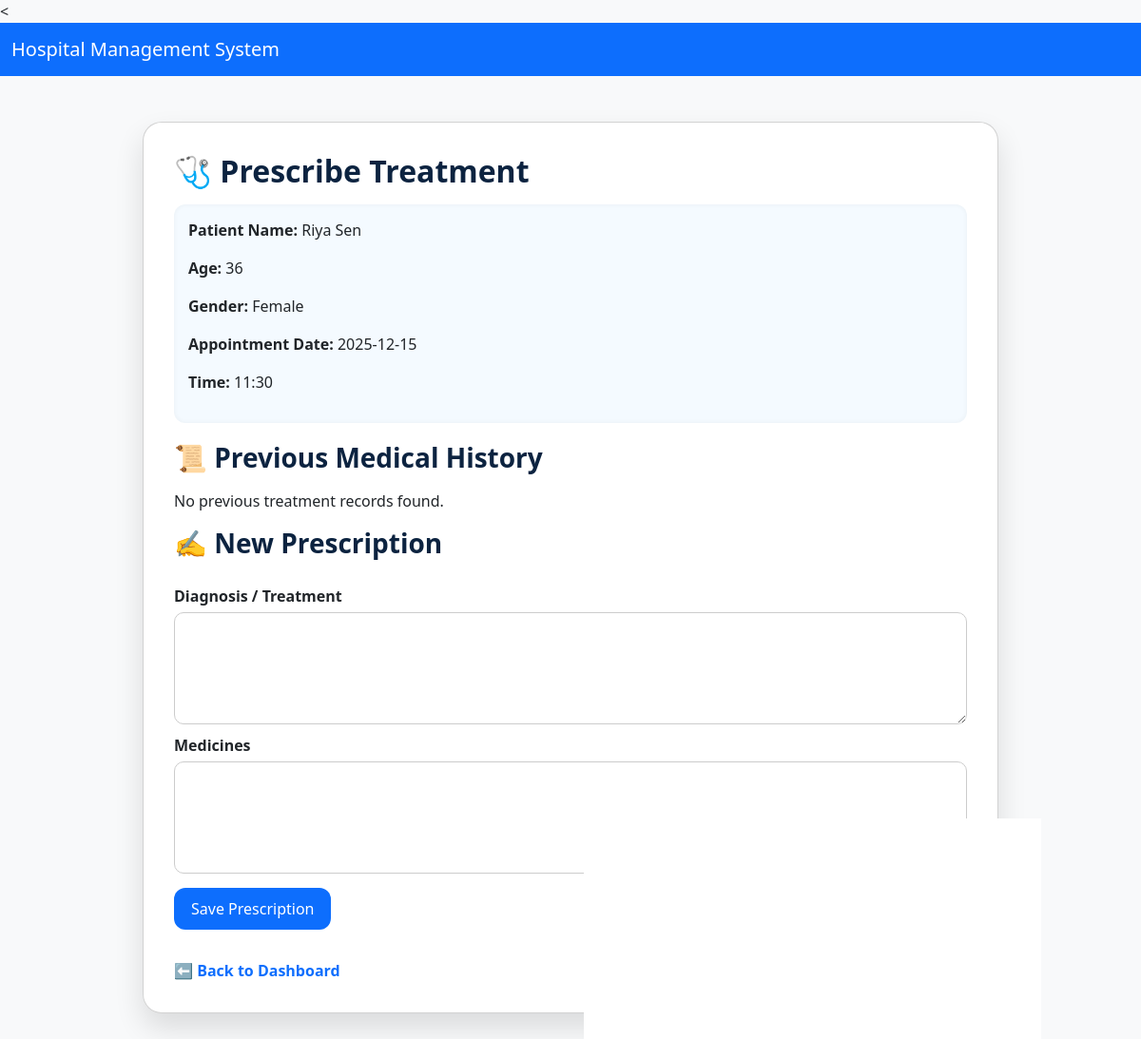
The page /prescribe/20 (signed in) on the database its author committed.
### models.py (models this page shows, shortened)
class User(db.Model):
    id = db.Column(db.Integer, primary_key=True)
    username = db.Column(db.String(50), unique=True, nullable=False)
    name = db.Column(db.String(100), nullable=False)
    role = db.Column(db.String(20), nullable=False)  # admin, doctor, patient
    specialization = db.Column(db.String(100), nullable=True)  # department for doctors
    contact = db.Column(db.String(100), nullable=True)
    age = db.Column(db.Integer, nullable=True)
    gender = db.Column(db.String(20), nullable=True)
    password_hash = db.Column(db.String(200), nullable=False)
    approved = db.Column(db.Boolean, default=False)   # doctors must be approved
    rejected = db.Column(db.Boolean, default=False)
    created_at = db.Column(db.DateTime, default=datetime.datetime.utcnow)

class Appointment(db.Model):
    id = db.Column(db.Integer, primary_key=True)
    patient_id = db.Column(db.Integer, db.ForeignKey("user.id"))
    doctor_id = db.Column(db.Integer, db.ForeignKey("user.id"))
    date = db.Column(db.String(20))
    time = db.Column(db.String(20))
    status = db.Column(db.String(20), default="Pending")
    treatment = db.Column(db.String(250), nullable=True)
    medicine = db.Column(db.String(250), nullable=True)
    patient = db.relationship("User", foreign_keys=[patient_id])
    doctor = db.relationship("User", foreign_keys=[doctor_id])

### app.py (the view, shortened to what this page needs)
@app.route("/prescribe/<int:appointment_id>", methods=["GET", "POST"])
def prescribe(appointment_id):
    if session.get("role") != "doctor":
        flash("Access denied.", "danger")
        return redirect(url_for("login"))
    appt = Appointment.query.get_or_404(appointment_id)
    if appt.doctor_id != session["user_id"]:
        flash("Unauthorized access.", "danger")
        return redirect(url_for("doctor_dashboard"))
    history = Appointment.query.filter(
        Appointment.patient_id == appt.patient_id,
        Appointment.treatment.isnot(None)
    ).order_by(Appointment.date.desc()).all()
    return render_template(
        "prescribe.html",
        appt=appt,
        history=history
    )

### templates/prescribe.html (shortened to what this page needs)
{% extends "base.html" %}
{% block content %}
<div class="card card-glass">
    <h2>🩺 Prescribe Treatment</h2>
    <div class="info">
        <p><strong>Patient Name:</strong> {{ appt.patient.name }}</p>
        <p><strong>Age:</strong> {{ appt.patient.age or "N/A" }}</p>
        <p><strong>Gender:</strong> {{ appt.patient.gender or "N/A" }}</p>
        <p><strong>Appointment Date:</strong> {{ appt.date }}</p>
        <p><strong>Time:</strong> {{ appt.time }}</p>
    </div>
    <h3>📜 Previous Medical History</h3>
    {% if history %}
        <table>
            <tr>
                <th>Date</th>
                <th>Doctor</th>
                <th>Diagnosis</th>
                <th>Medicines</th>
            </tr>
            {% for h in history %}
            <tr>
                <td>{{ h.date }}</td>
                <td>{{ h.doctor.name if h.doctor else "N/A" }}</td>
                <td>{{ h.treatment }}</td>
                <td>{{ h.medicine }}</td>
            </tr>
            {% endfor %}
        </table>
    {% else %}
        <p>No previous treatment records found.</p>
    {% endif %}
    <h3>✍️ New Prescription</h3>
    <form method="POST">
        <label>Diagnosis / Treatment</label>
        <textarea name="treatment" rows="4" required>{{ appt.treatment or "" }}</textarea>
        <label>Medicines</label>
        <textarea name="medicine" rows="4" required>{{ appt.medicine or "" }}</textarea>
        <button type="submit">Save Prescription</button>
    </form>
    <a href="{{ url_for('doctor_dashboard') }}" class="back">⬅ Back to Dashboard</a>
</div>
{% endblock %}

### templates/prescribe.html (style rules this page uses)
.card-glass { background: rgba(255, 255, 255, 0.9); backdrop-filter: blur(16px); border-radius: 20px; padding: 2rem; box-shadow: 0 15px 30px rgba(0,0,0,0.12); max-width: 900px; margin: 3rem auto; }
h2, h3 { color: #0c2340; font-weight: 700; margin-bottom: 1rem; }
.info { background: rgba(240, 248, 255, 0.7); padding: 15px; border-radius: 12px; margin-bottom: 20px; box-shadow: inset 0 0 5px rgba(0,0,0,0.05); }
label { font-weight: 600; margin-top: 10px; }
textarea { width: 100%; padding: 10px; margin-top: 5px; border-radius: 10px; border: 1px solid #ccc; resize: vertical; }
button { background-color: #0d6efd; color: white; padding: 10px 18px; border: none; border-radius: 12px; cursor: pointer; margin-top: 15px; transition: 0.3s; }
.back { margin-top: 15px; display: inline-block; color: #0d6efd; text-decoration: none; font-weight: 600; }

### rows shown on the page
User: patient.name "Riya Sen", patient "36", patient "Female"
Appointment: date "2025-12-15", time "11:30"
